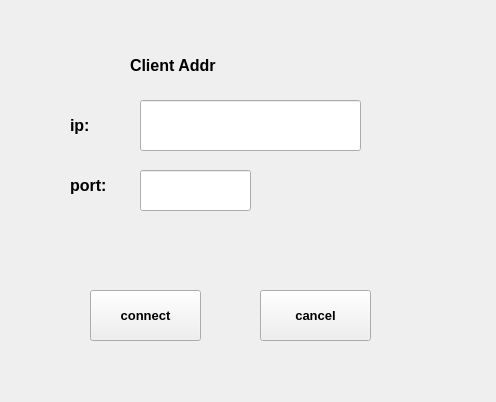
<?xml version="1.0" encoding="UTF-8"?>
<ui version="4.0">
 <class>Widget</class>
 <widget class="QWidget" name="Widget">
  <property name="geometry">
   <rect>
    <x>0</x>
    <y>0</y>
    <width>496</width>
    <height>402</height>
   </rect>
  </property>
  <property name="windowTitle">
   <string>Widget</string>
  </property>
  <widget class="QLineEdit" name="ipLineEdit">
   <property name="geometry">
    <rect>
     <x>140</x>
     <y>100</y>
     <width>221</width>
     <height>51</height>
    </rect>
   </property>
  </widget>
  <widget class="QPushButton" name="connectButton">
   <property name="geometry">
    <rect>
     <x>90</x>
     <y>290</y>
     <width>111</width>
     <height>51</height>
    </rect>
   </property>
   <property name="font">
    <font>
     <pointsize>10</pointsize>
     <bold>true</bold>
    </font>
   </property>
   <property name="text">
    <string>connect</string>
   </property>
  </widget>
  <widget class="QLabel" name="label">
   <property name="geometry">
    <rect>
     <x>130</x>
     <y>30</y>
     <width>121</width>
     <height>71</height>
    </rect>
   </property>
   <property name="text">
    <string>&lt;html&gt;&lt;head/&gt;&lt;body&gt;&lt;p&gt;&lt;span style=&quot; font-size:12pt; font-weight:700;&quot;&gt;Client Addr&lt;/span&gt;&lt;/p&gt;&lt;/body&gt;&lt;/html&gt;</string>
   </property>
  </widget>
  <widget class="QLabel" name="label_2">
   <property name="geometry">
    <rect>
     <x>70</x>
     <y>90</y>
     <width>121</width>
     <height>71</height>
    </rect>
   </property>
   <property name="text">
    <string>&lt;html&gt;&lt;head/&gt;&lt;body&gt;&lt;p&gt;&lt;span style=&quot; font-size:12pt; font-weight:700;&quot;&gt;ip:&lt;/span&gt;&lt;/p&gt;&lt;/body&gt;&lt;/html&gt;</string>
   </property>
  </widget>
  <widget class="QLineEdit" name="portLineEdit">
   <property name="geometry">
    <rect>
     <x>140</x>
     <y>170</y>
     <width>111</width>
     <height>41</height>
    </rect>
   </property>
  </widget>
  <widget class="QLabel" name="label_3">
   <property name="geometry">
    <rect>
     <x>70</x>
     <y>150</y>
     <width>121</width>
     <height>71</height>
    </rect>
   </property>
   <property name="text">
    <string>&lt;html&gt;&lt;head/&gt;&lt;body&gt;&lt;p&gt;&lt;span style=&quot; font-size:12pt; font-weight:700;&quot;&gt;port:&lt;/span&gt;&lt;/p&gt;&lt;/body&gt;&lt;/html&gt;</string>
   </property>
  </widget>
  <widget class="QPushButton" name="cancelButton">
   <property name="geometry">
    <rect>
     <x>260</x>
     <y>290</y>
     <width>111</width>
     <height>51</height>
    </rect>
   </property>
   <property name="font">
    <font>
     <pointsize>10</pointsize>
     <bold>true</bold>
    </font>
   </property>
   <property name="text">
    <string>cancel</string>
   </property>
  </widget>
 </widget>
 <resources/>
 <connections/>
</ui>
